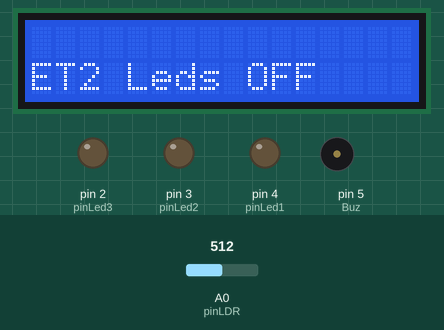
This sketch was run on a simulated Arduino Uno, built with avr-gcc and run on an emulated ATmega328P. Shown: 16×2 character LCD, output pins drawn as LEDs (lit = HIGH), buzzer (waves = sounding, pin HIGH). The test bench sets the inputs (shaded band); at power-on: A0 (pinLDR) = 512. Pins used as bus, display or sensor lines are not drawn; what the sketch prints to the serial monitor is not drawn.

Above: at 3.2 s.
3.3 s: A0 (pinLDR) set to 390
At 10.2 s:
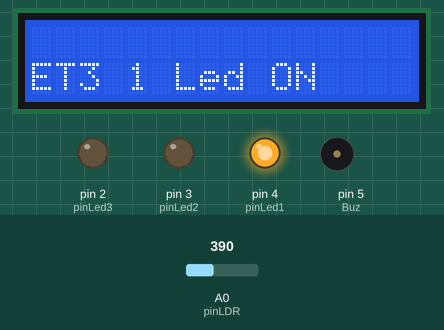
10.6 s: A0 (pinLDR) set to 290
At 17.2 s:
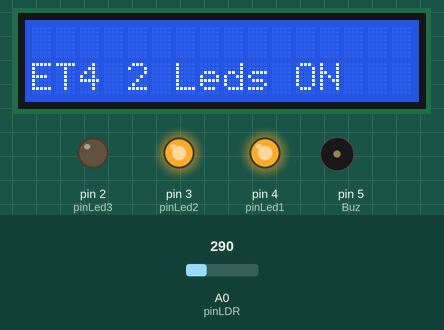
22.3 s: A0 (pinLDR) set to 778
At 29.0 s:
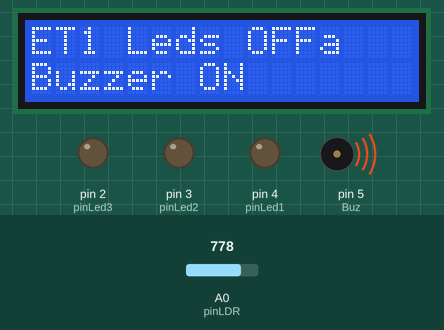
30.2 s: A0 (pinLDR) set to 40
At 36.3 s:
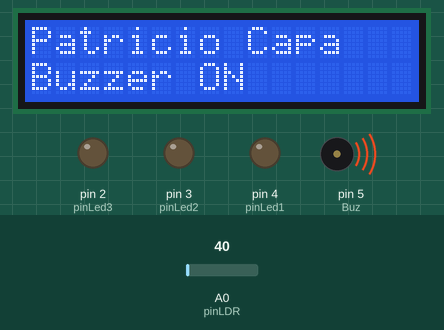
36.9 s: A0 (pinLDR) set to 46
43.5 s: A0 (pinLDR) set to 53
At 43.73 s:
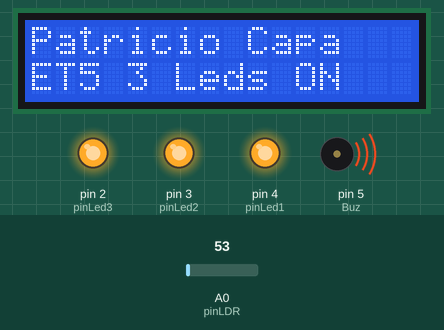
Timing chart, 0 to 46.5 s (numbered marks = the images above; inputs shaded):
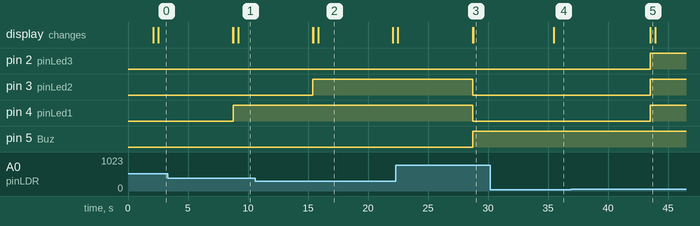

Measured:
- the behaviour switches between 49 and 50 on A0 (pinLDR) (found by bisection; images 4 and 5)
- after the input at 3.3 s, pin 4 (pinLed1): LOW → HIGH after 5.5 s; the display: first differs from a run without the input after 5.5 s (image 1 shows a later state)
- after the input at 10.6 s, pin 3 (pinLed2): LOW → HIGH after 4.8 s; the display: first differs from a run without the input after 4.8 s (image 2 shows a later state)
- after the input at 22.3 s, pin 3 (pinLed2), pin 4 (pinLed1): HIGH → LOW after 6.4 s; pin 5 (Buz): LOW → HIGH after 6.4 s; the display: first differs from a run without the input after 6.5 s (image 3)
- after the input at 30.2 s, the display: changes after 5.3 s (image 4)
- after the input at 36.9 s, every drawn part: stays the same
- after the input at 43.5 s, pin 2 (pinLed3), pin 3 (pinLed2), pin 4 (pinLed1): LOW → HIGH at once; the display: changes at once (image 5)
- what the display in image 2 shows lasts 6.3 s, from 15.8 s to 22.1 s

The sketch:

sketch_jun5b.ino
```cpp
#include <Wire.h>
#include <LiquidCrystal_I2C.h>
//Declaracion de leds
int pinLed1 = 4;
int pinLed2 = 3;
int pinLed3 = 2;
//Pin analógico de entrada para el LDR
int pinLDR = 0;
//Variable donde se almacena el valor del LDR
int valorLDR = 0;
//Variable Buzzer
int Buz = 5;
//Lcd
LiquidCrystal_I2C lcd(0x3F, 16,2);

void setup() {
  // put your setup code here, to run once:
  //Apagar los tres LEDS
  pinMode(pinLed1, OUTPUT);
  pinMode(pinLed2, OUTPUT);
  pinMode(pinLed3, OUTPUT);
  //Configurar el Puerto
  Serial.begin(9600);
  //Configurar el Buzzer
  pinMode(Buz, OUTPUT);
  //-----------------------------------------------------------------------
  //-----------------------------------------------------------------------
  lcd.backlight();
  lcd.init();
  lcd.setCursor(0, 0);
  lcd.print("Electronica");
  lcd.setCursor(0, 1);
  lcd.print("Patricio Capa");
  delay(2000);
  lcd.clear();
  //-----------------------------------------------------------------------
  //-----------------------------------------------------------------------
}

void loop() {
  // put your main code here, to run repeatedly:


  lcd.setCursor(0, 0);
  lcd.print("Patricio Capa");
  valorLDR = analogRead(pinLDR);
  Serial.println(valorLDR);
  //-----------------------------------------------------------------------
  //Etapa1
  //Cuando este con luz fuerte, debe sonar la bocina
  if (valorLDR >= 768) { //Si cumple la condicion de que el valor del LDR es mayor que 700
    digitalWrite(Buz, HIGH);
    digitalWrite(pinLed1, LOW);
    digitalWrite(pinLed2, LOW);
    digitalWrite(pinLed3, LOW);
    for(int i=0; i < 16; i++){
      lcd.setCursor(0, 0);
      lcd.print("ET1 Leds OFF");
      lcd.setCursor(0, 1);
      lcd.print("Buzzer ON");
      delay(400);
    }
    // Detener el sonido del buzzer
      noTone(Buz);
  }
  //-----------------------------------------------------------------------
  //Etapa2
  //Cuando este con luz natural, no debe prender nada
  if(valorLDR < 767 && valorLDR >= 400) { //Si cumple la condicion de que el valor del LDR es menor que 400
    digitalWrite(pinLed1, LOW); //los Leds automaticamente
    digitalWrite(pinLed2, LOW); //se mantiene apagado
    digitalWrite(pinLed3, LOW);
    for(int i=0; i < 16; i++){
      lcd.setCursor(0, 1);
      lcd.print("ET2 Leds OFF");
      delay(400);
      lcd.clear(); //
    }
  }
  //-----------------------------------------------------------------------
  //Etapa3
  //Cuando hay poca sombra, enciende un LED
  if(valorLDR < 400 && valorLDR >=300 ) { //Si cumple la condicion de que el valor del LDR es menor que 300
  digitalWrite(pinLed1, HIGH); //los 2 Leds automaticamente enciende
  digitalWrite(pinLed2, LOW);
  digitalWrite(pinLed3, LOW);
    for(int i=0; i < 16; i++){
    lcd.setCursor(0, 1);
    lcd.print("ET3 1 Led ON");
    delay(400);
    lcd.clear(); //
    }
  }
  //-----------------------------------------------------------------------
  //Etapa4
  //Cuando este medio oscuro, enciende dos LEDs
  if(valorLDR < 300 && valorLDR >= 150) { //Si cumple la condicion de que el valor del LDR es menor que 200
  digitalWrite(pinLed1, HIGH); //los 2 Leds automaticamente enciende
  digitalWrite(pinLed2, HIGH);
  digitalWrite(pinLed3, LOW);
    for(int i=0; i < 16; i++){
    lcd.setCursor(0, 1);
    lcd.print("ET4 2 Leds ON");
    delay(400);
    lcd.clear(); //
    }
  }
  //-----------------------------------------------------------------------
  //Etapa5
  //Cuando este completa oscuridad, encienden los tres LEDs
  if(valorLDR < 150 && valorLDR >=50) { //Si cumple la condicion de que el valor del LDR es menor que 150
  digitalWrite(pinLed1, HIGH); //los Leds automaticamente enciende
  digitalWrite(pinLed2, HIGH);
  digitalWrite(pinLed3, HIGH);
    for(int i=0; i < 16; i++){
    lcd.setCursor(0, 1);
    lcd.print("ET5 3 Leds ON");
    delay(400);
    lcd.clear(); //
    }
  }
    //-----------------------------------------------------------------------
}
```
